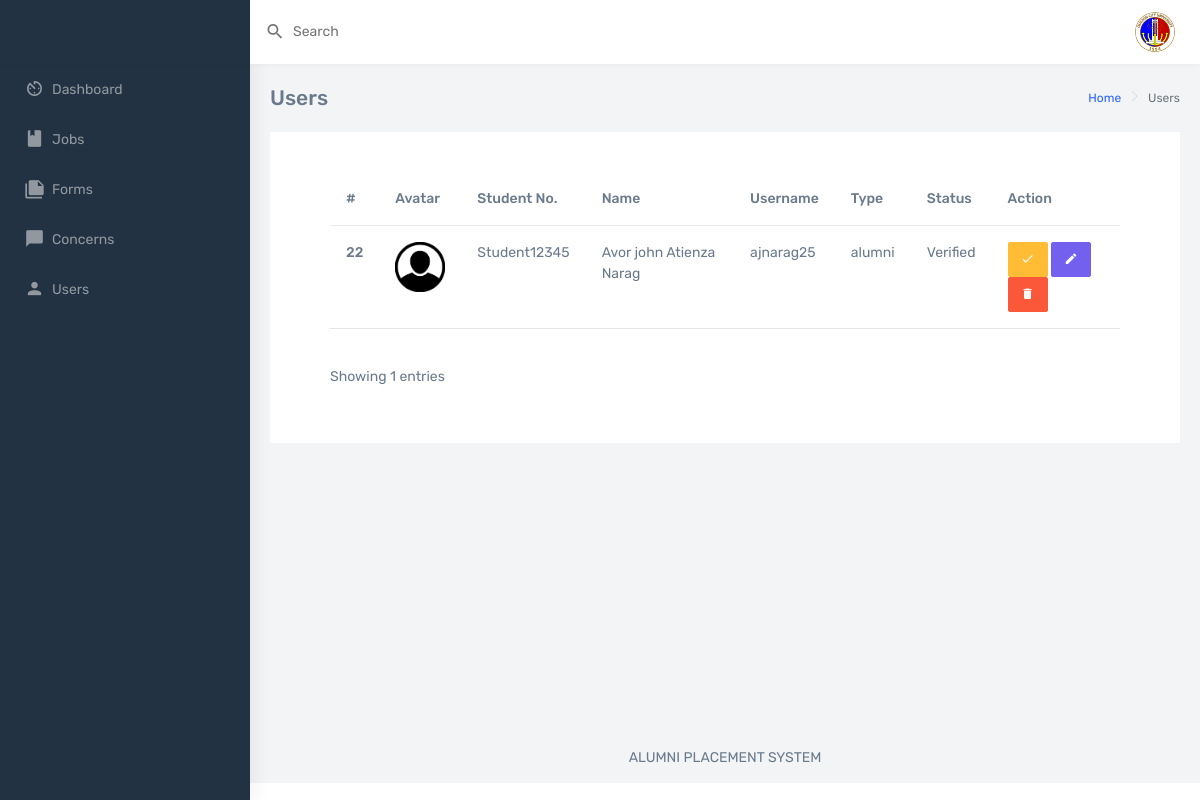
The app's page /admin/Users.php with its own data.
### tables this page shows
CREATE TABLE `tbl_users` (
  `user_id` int(30) NOT NULL,
  `student_id` varchar(100) NOT NULL,
  `username` varchar(200) NOT NULL,
  `password` text NOT NULL,
  `email` varchar(255) NOT NULL,
  `firstname` varchar(100) NOT NULL,
  `middlename` varchar(100) NOT NULL,
  `lastname` varchar(100) NOT NULL,
  `gender` varchar(255) NOT NULL,
  `batch` year(4) NOT NULL,
  `course_id` int(30) NOT NULL,
  `branch_id` int(30) NOT NULL,
  `type` enum('admin','alumni') NOT NULL DEFAULT 'alumni',
  `is_verified` tinyint(1) NOT NULL DEFAULT 0,
  `avatar_path` varchar(500) NOT NULL,
  `stat` varchar(100) NOT NULL,
  `feedback` text NOT NULL,
  `otp` int(11) NOT NULL
);

### admin/Users.php (the view, shortened to what this page needs)
<?php include 'connection.php';?>
<!DOCTYPE html>
<html dir="ltr" lang="en">
<head>
    <link href="dist/css/style.min.css" rel="stylesheet">
</head>
<body>
    <div id="main-wrapper" data-navbarbg="skin6" data-theme="light" data-layout="vertical" data-sidebartype="full"
        data-boxed-layout="full">
        <header class="topbar" data-navbarbg="skin6">
            <nav class="navbar top-navbar navbar-expand-md navbar-light">
                <div class="navbar-header" data-logobg="skin5">
                    <div class="navbar-brand">
                        <a href="index.php" class="logo">
                        </a>
                    </div>
                </div>
                <div class="navbar-collapse collapse" id="navbarSupportedContent" data-navbarbg="skin6">
                    <ul class="navbar-nav float-start me-auto">
                        <li class="nav-item search-box">
                            <a class="nav-link waves-effect waves-dark" href="javascript:void(0)">
                                <div class="d-flex align-items-center">
                                    <i class="mdi mdi-magnify font-20 me-1"></i>
                                    <div class="ms-1 d-none d-sm-block">
                                        <span>Search</span>
                                    </div>
                                </div>
                            </a>
                        </li>
                    </ul>
                    <ul class="navbar-nav float-end">
                        <li class="nav-item dropdown">
                            <a class="nav-link dropdown-toggle text-muted waves-effect waves-dark pro-pic" href="#" id="navbarDropdown" role="button" data-bs-toggle="dropdown" aria-expanded="false">
                                <img src="assets/images/users/QCU_Logo_2019.png" alt="user" class="rounded-circle" width="40">
                            </a>
                        </li>
                    </ul>
                </div>
            </nav>
        </header>
        <aside class="left-sidebar" data-sidebarbg="skin5">
            <div class="scroll-sidebar">
                <nav class="sidebar-nav">
                    <ul id="sidebarnav">
                        <li class="sidebar-item">
                            <a class="sidebar-link waves-effect waves-dark sidebar-link" href="main.php"
                                aria-expanded="false">
                                <i class="mdi mdi-av-timer"></i>
                                <span class="hide-menu">Dashboard</span>
                            </a>
                        </li>
                        <li class="sidebar-item">
                            <a class="sidebar-link waves-effect waves-dark sidebar-link" href="job.php"
                                aria-expanded="false">
                                <i class="mdi mdi-book"></i>
                                <span class="hide-menu">Jobs</span>
                            </a>
                        </li>
                        <li class="sidebar-item">
                            <a class="sidebar-link waves-effect waves-dark sidebar-link" href="forms.php"
                                aria-expanded="false">
                                <i class="mdi mdi-note-multiple"></i>
                                <span class="hide-menu">Forms</span>
                            </a>
                        </li>
                        <li class="sidebar-item">
                            <a class="sidebar-link waves-effect waves-dark sidebar-link" href="concerns.php"
                                aria-expanded="false">
                                <i class="mdi mdi-message"></i>
                                <span class="hide-menu">Concerns</span>
                            </a>
                        </li>
                        <li class="sidebar-item">
                            <a class="sidebar-link waves-effect waves-dark sidebar-link" href="users.php"
                                aria-expanded="false">
                                <i class="mdi mdi-account"></i>
                                <span class="hide-menu">Users</span>
                            </a>
                        </li>
                    </ul>
                </nav>
            </div>
        </aside>
        <div class="page-wrapper">
            <div class="page-breadcrumb">
                <div class="row">
                    <div class="col-5 align-self-center">
                        <h4 class="page-title">Users</h4>
                    </div>
                    <div class="col-7 align-self-center">
                        <div class="d-flex align-items-center justify-content-end">
                            <nav aria-label="breadcrumb">
                                <ol class="breadcrumb">
                                    <li class="breadcrumb-item">
                                        <a href="#">Home</a>
                                    </li>
                                    <li class="breadcrumb-item active" aria-current="page">Users</li>
                                </ol>
                            </nav>
                        </div>
                    </div>
                </div>
            </div>
            <div class="container-fluid">
                <div class="row">
                    <div class="col-12">
                        <div class="card card-body">
                            <div class="container-fluid">
                                <div class="card-body overflow-auto">
                                    <table class="table table-hover">
                                        <thead class="thead-dark">
                                          <tr>
                                            <th scope="col">#</th>
                                            <th scope="col">Avatar</th>
                                            <th scope="col">Student No.</th>
                                            <th scope="col">Name</th>
                                            <th scope="col">Username</th>
                                            <th scope="col">Type</th>
                                            <th scope="col">Status</th>
                                            <th scope="col">Action</th>
                                          </tr>
                                        </thead>
                                        <tbody>
                                        <?php
                                            $query = "SELECT * FROM tbl_users where type='alumni'";
                                            $result = mysqli_query($conn, $query);
                                            while ($row = mysqli_fetch_array($result)) {
                                            if ($row['is_verified'] == 1){
                                                $setverify = 'Verified';
                                            }else{
                                                $setverify = 'Unverified';
                                            }
                                        ?>
                                          <tr>
                                            <th><?php echo $row['user_id']; ?></th>
                                            <td><img src="../alumni/<?php echo $row['avatar_path']; ?>" width="50" alt=""></td>
                                            <td><?php echo $row['student_id']; ?></td>
                                            <td><?php echo $row['firstname']. ' '. $row['middlename'].' '.$row['lastname']; ?></td>
                                            <td><?php echo $row['username']; ?></td>
                                            <td><?php echo $row['type']; ?></td>
                                            <td><?php echo $setverify ; ?></td>
                                            <td>
                                                <button type="button" class="btn btn-warning" data-bs-toggle="modal" data-bs-target="#verifyModal<?php echo $row['user_id'] ?>"> <i class="mdi mdi-check"></i></button>
                                                <button type="button" class="btn btn-primary" data-bs-toggle="modal" data-bs-target="#editModal<?php echo $row['user_id'] ?>"> <i class="mdi mdi-pencil"></i></button>
                                                <button type="button" class="btn btn-danger" style="color:white" data-bs-toggle="modal" data-bs-target="#deleteModal<?php echo $row['user_id'] ?>"> <i class="mdi mdi-delete"></i></button>
                                            </td>
                                          </tr>
                                        </tbody>
                                        <?php }; ?>
                                      </table>
                                      <br>
                                      <?php
                                        $sql = "SELECT * FROM tbl_users where type='alumni'";
                                        $result=mysqli_query($conn, $sql);
                                        $row = mysqli_num_rows($result);
                                    ?>
                                    <p>Showing <?php echo $row; ?> entries </p>
                                </div>
                            </div>
                        </div>
                    </div>
                </div>
            </div>
            <footer class="footer text-center">
                ALUMNI PLACEMENT SYSTEM
            </footer>
        </div>
    </div>
</body>
</html>

### records on screen
tbl_users: user_id "22", avatar_path (picture), student "Student12345", firstname "Avor john", middlename "Atienza", lastname "Narag", username "ajnarag25", type "alumni", is_verified "Verified"

### other values on screen
$row "1"
